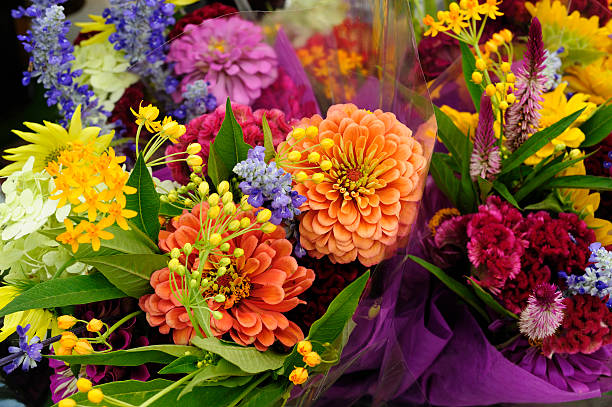
#> input picture istockphoto-182848692-612x612.jpg, 612 x 407 px, found by its file name
$ jupyter execute 'Working_With_Shapes_On_Images (2).ipynb'
#> lines starting #> are read from the running program, lines starting #| are printed output that depends on the picture
[cell 1]
import cv2
import numpy as np

[cell 2]
from google.colab.patches import cv2_imshow
img = np.zeros((400, 400, 3), dtype = "uint8")
cv2_imshow(img)

[cell 3]
cv2.line(img,(20,160),(200,200),(12,168,200),10)
cv2_imshow(img)
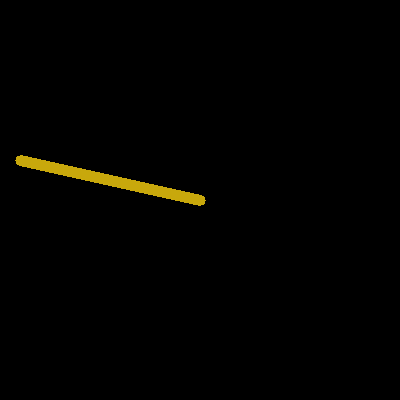
#> shown: shape (400, 400, 3); mean B, G, R 0.2, 2.2, 2.6

[cell 4]
img = np.zeros((400, 400, 3), dtype = "uint8")
cv2.rectangle(img,(100,100),(300,300),(255, 0, 205),10)
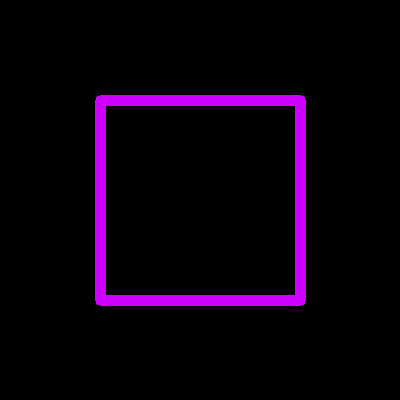
#> img: shape (400, 400, 3); mean of channels 0, 1, 2 14, 0, 11.2; drawn as B, G, R
cv2_imshow(img)

[cell 5]
img = np.zeros((400, 400, 3), dtype = "uint8")
pts = np.array([[50,50],[30,100],[100,130],[120,150],[190,200]],np.int32)
cv2.polylines(img,[pts],True,(105,0,255))
cv2_imshow(img)
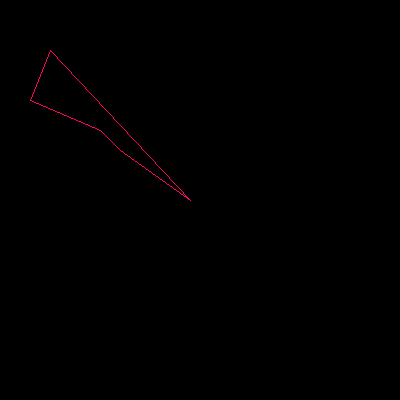
#> shown: shape (400, 400, 3); mean B, G, R 0.2, 0, 0.6

[cell 6]
img = cv2.imread("/content/istockphoto-182848692-612x612.jpg")
#> img is the input picture: shape (407, 612, 3); mean B, G, R 50.7, 86.3, 128

[cell 7]
## For Displaying image in Google Colab
from google.colab.patches import cv2_imshow
cv2_imshow(img)

## For displaying image in window
## cv2.imshow("window1",img)
## cv2.waitKey(0)

[cell 8]
img.shape
#> Out = (407, 612, 3)

[cell 9]
img = cv2.imread("/content/istockphoto-182848692-612x612.jpg")
cv2.rectangle(img,(269,100),(432,289),(192,68,200),10)
cv2_imshow(img)

[cell 10]
## img = cv2.imread("/content/istockphoto-182848692-612x612.jpg")
cv2.rectangle(img,(160,20),(269,100),(72, 192, 205),10)
cv2_imshow(img)

[cell 11]
## img = cv2.imread("/content/istockphoto-182848692-612x612.jpg")
cv2.circle(img,(216,270),100,(98, 0, 205),10)
cv2_imshow(img)

[cell 12]
print(type(img))
#| <class 'numpy.ndarray'>

[cell 13]
font = cv2.FONT_HERSHEY_SIMPLEX
text = 'Camelia Flower'
text_color = (255, 255, 255)
line_type = cv2.LINE_AA
font_scale = 0.8
thickness = 4
cv2.putText(img, text, (160,20), font, font_scale, text_color, thickness, line_type)
cv2.putText(img, text, (269,100), font, font_scale, text_color, thickness, line_type)
cv2.putText(img, text, (216,370), font, font_scale, text_color, thickness, line_type)
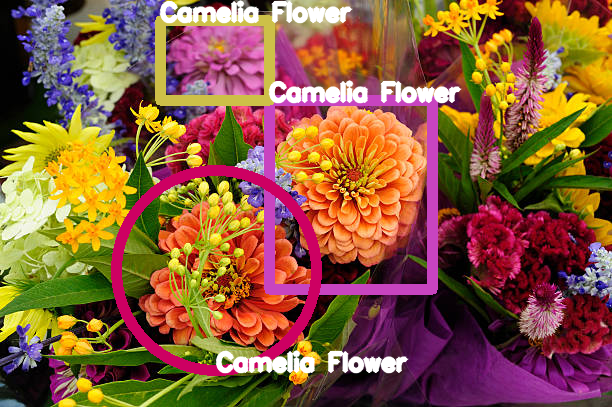
#> img: shape (407, 612, 3); mean B, G, R 60.9, 90.8, 137.7
cv2_imshow(img)
